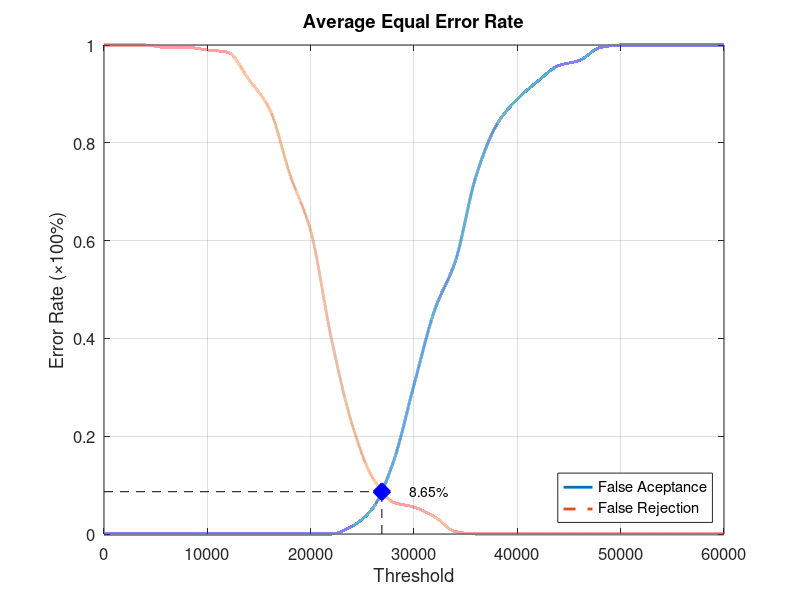
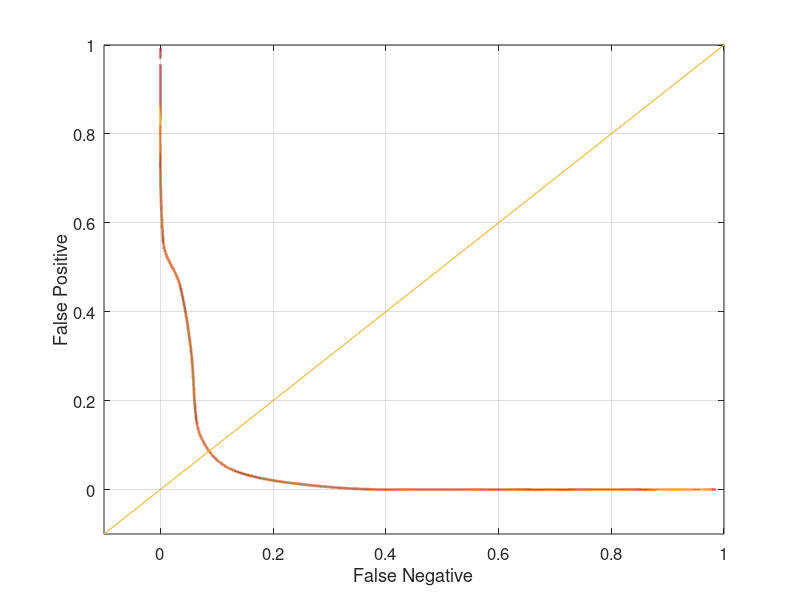

Reproduce these figures in MATLAB, in order.
function yEER = Database1_2
close all;
clear;
clc;
x = 0:2000:60000;
xq = 0:0.5:60000;

y0 = [0 0 0 0 0 0 0 0 0 0 0 0 0.0157895 0.0526316 0.147368 0.305263 0.457895 0.557895 0.731579 0.836842 0.889474 0.926316 0.957895 0.968421 0.994737 1 1 1 1 1 1];
yy0 = interp1(x, y0, xq, 'pchip');
y1 = [1 1 1 0.995 0.995 0.99 0.985 0.93 0.87 0.735 0.62 0.4 0.225 0.115 0.065 0.055 0.035 0.005 0 0 0 0 0 0 0 0 0 0 0 0 0];
yy1 = interp1(x, y1, xq, 'pchip');

% Calculating EER: 
y2 = abs(y0 - y1);
find(y2 == min(y2))
yy2 = abs(yy0 - yy1);
xEER = find(yy2 == min(yy2));
xEERIndex = xq(xEER) % X-axis EER
yEER = yy0(xEER) % Y-axis EER

main = figure
plot(xq, yy0,'-','LineWidth', 2);	hold on
plot(xq, yy1,'--','LineWidth', 2);	hold on
plot([xEERIndex xEERIndex], [0 yEER], 'k--');	hold on
plot([0 xEERIndex], [yEER yEER], 'k--');	hold on
plot(xEERIndex, yEER, 'bx', 'LineWidth', 10);	hold on
text(xEERIndex + 10 * xEERIndex / 100, yEER, [num2str(round((10000 * yEER)) / 100) '%'])
legend('False Aceptance', 'False Rejection', 'Location', 'SouthEast')
xlabel('Threshold')
ylabel('Error Rate (\times100%)')
title('Average Equal Error Rate')
set(gca, 'FontSize', 12)
axis([0 60000 0 1])
grid on

print(main, 'Database1_2Main', '-dpng');
FNRxFPR = figure('Color', [1 1 1]);
plot(yy1, yy0, '-', yy1, yy0, 'LineWidth', 2);
hold on
y = -0.1:0.1:1
plot(y, y); 
set(gca, 'FontSize', 12)
xlabel('False Negative')
ylabel('False Positive')
axis([-0.1 1 -0.1 1])
set(gca, 'FontSize', 12)
grid on

print(FNRxFPR, 'Database1_2FNRxFPR','-dpng');
end
